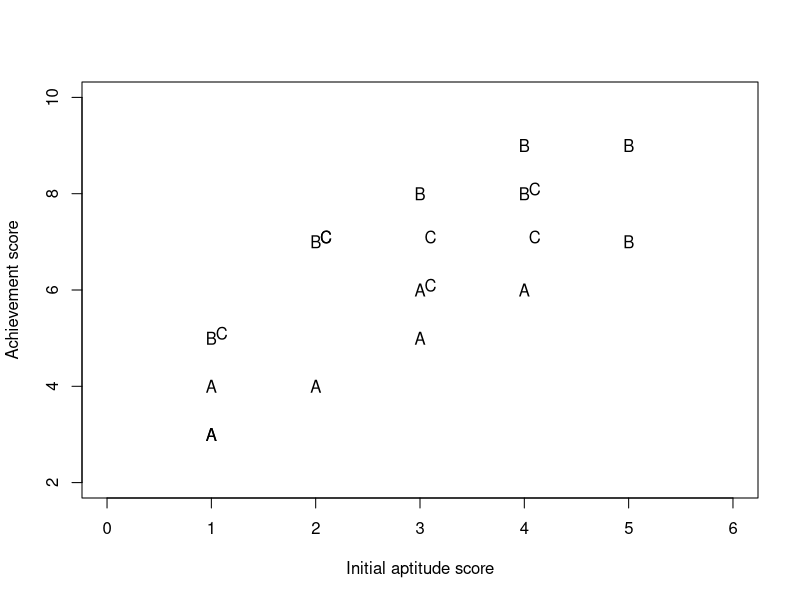

Generate this figure with R:
# Read in achievement score data
dat <- read.csv("achievement.csv")

# Scatterplot
plot(dat$x[dat$method=="A"], dat$y[dat$method=="A"], xlab="Initial aptitude score", 
    ylab="Achievement score", pch="A", xlim=c(min(dat$x)-1, max(dat$x)+1),
    ylim=c(min(dat$y)-1, max(dat$y)+1))
points(dat$x[dat$method=="B"], dat$y[dat$method=="B"], pch="B")
points(dat$x[dat$method=="C"]+0.1, dat$y[dat$method=="C"]+0.1, pch="C")

# Fit the models
m1 <- lm(y~ method+x, data=dat)
summary(m1)
anova(m1)

m2 <- lm(y~ x, data=dat)
summary(m2)
anova(m2)

# Compare models using an F-test:
anova(m2,m1)
